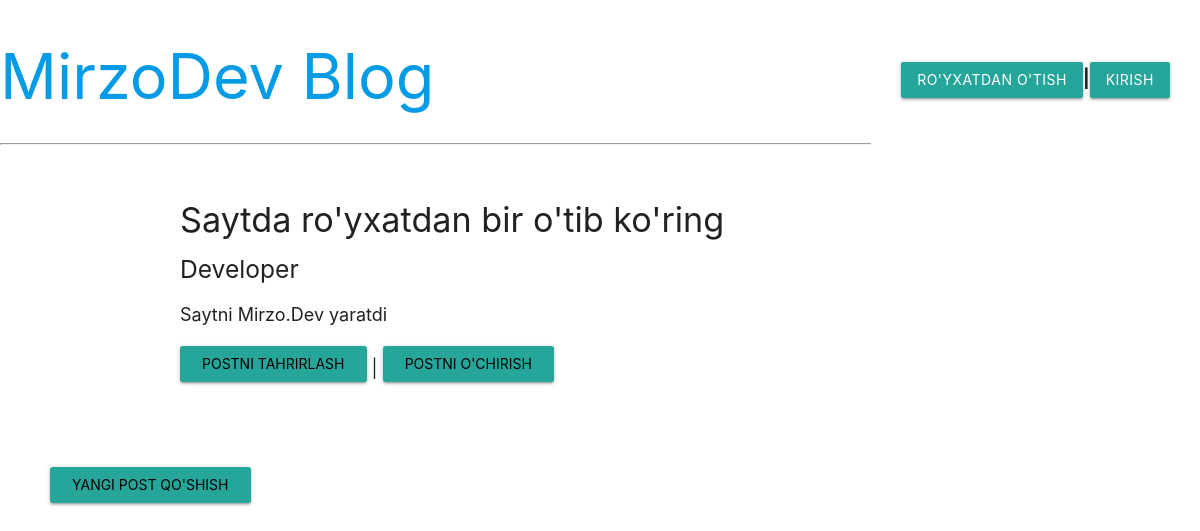
Screenshot of /post/7/ with the database file from the repository.
### blog/models.py (models this page shows, shortened)
class Post(models.Model):
    title = models.CharField(max_length=200)
    author = models.ForeignKey(
        'auth.User',
        on_delete=models.CASCADE
    )
    body = models.TextField()

### blog/views.py (the view)
# urls.py: path('post/<int:pk>/',BlogDetailView.as_view(),name='post_detail'),
class BlogDetailView(DetailView):
    model = Post
    template_name = "post_detail.html"

### templates/post_detail.html
{% extends 'base.html' %}
{% block content %}
    <div class="post-entry">
        <h4>{{post.title}}</h4>
        <h5>{{post.author}}</h5>
        <p>{{post.body}}</p>
    </div>
<p><a href="{% url 'post_edit' post.pk %}"> <input type="button" value="Postni tahrirlash" class="waves-effect waves-light btn"></a> |
<a href="{% url 'post_del' post.pk %}"><input type="button" value="Postni O'chirish" class="waves-effect waves-light btn"></a></p>
{% endblock content %}

### rows the page displays
Post: title "Saytda ro'yxatdan bir o'tib ko'ring", author "Developer", body "Saytni Mirzo.Dev yaratdi"
